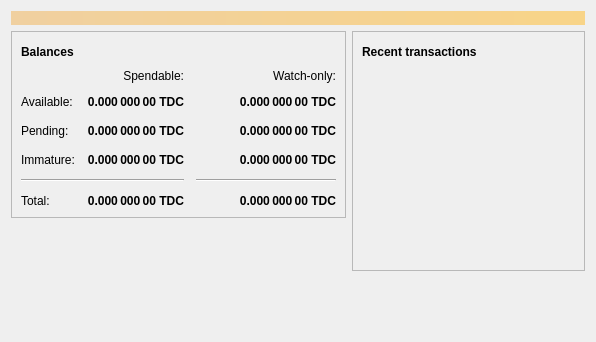
<?xml version="1.0" encoding="UTF-8"?>
<ui version="4.0">
 <class>OverviewPage</class>
 <widget class="QWidget" name="OverviewPage">
  <property name="geometry">
   <rect>
    <x>0</x>
    <y>0</y>
    <width>596</width>
    <height>342</height>
   </rect>
  </property>
  <property name="windowTitle">
   <string>Form</string>
  </property>
  <layout class="QVBoxLayout" name="topLayout">
   <item>
    <widget class="QLabel" name="labelAlerts">
     <property name="visible">
      <bool>false</bool>
     </property>
     <property name="styleSheet">
      <string notr="true">QLabel { background-color: qlineargradient(x1: 0, y1: 0, x2: 1, y2: 0, stop:0 #F0D0A0, stop:1 #F8D488); color:#000000; }</string>
     </property>
     <property name="wordWrap">
      <bool>true</bool>
     </property>
     <property name="margin">
      <number>3</number>
     </property>
     <property name="textInteractionFlags">
      <set>Qt::TextSelectableByMouse</set>
     </property>
    </widget>
   </item>
   <item>
    <layout class="QHBoxLayout" name="horizontalLayout" stretch="1,1">
     <item>
      <layout class="QVBoxLayout" name="verticalLayout_2">
       <item>
        <widget class="QFrame" name="frame">
         <property name="frameShape">
          <enum>QFrame::StyledPanel</enum>
         </property>
         <property name="frameShadow">
          <enum>QFrame::Raised</enum>
         </property>
         <layout class="QVBoxLayout" name="verticalLayout_4">
          <item>
           <layout class="QHBoxLayout" name="horizontalLayout_4">
            <item>
             <widget class="QLabel" name="label_5">
              <property name="font">
               <font>
                <weight>75</weight>
                <bold>true</bold>
               </font>
              </property>
              <property name="text">
               <string>Balances</string>
              </property>
             </widget>
            </item>
            <item>
             <widget class="QPushButton" name="labelWalletStatus">
              <property name="enabled">
               <bool>true</bool>
              </property>
              <property name="maximumSize">
               <size>
                <width>30</width>
                <height>16777215</height>
               </size>
              </property>
              <property name="toolTip">
               <string>The displayed information may be out of date. Your wallet automatically synchronizes with the Tidecoin network after a connection is established, but this process has not completed yet.</string>
              </property>
              <property name="text">
               <string/>
              </property>
              <property name="icon">
               <iconset resource="../bitcoin.qrc">
                <normaloff>:/icons/warning</normaloff>
                <disabledoff>:/icons/warning</disabledoff>:/icons/warning</iconset>
              </property>
              <property name="iconSize">
               <size>
                <width>24</width>
                <height>24</height>
               </size>
              </property>
              <property name="flat">
               <bool>true</bool>
              </property>
             </widget>
            </item>
            <item>
             <spacer name="horizontalSpacer_3">
              <property name="orientation">
               <enum>Qt::Horizontal</enum>
              </property>
              <property name="sizeHint" stdset="0">
               <size>
                <width>40</width>
                <height>20</height>
               </size>
              </property>
             </spacer>
            </item>
           </layout>
          </item>
          <item>
           <layout class="QGridLayout" name="gridLayout">
            <property name="spacing">
             <number>12</number>
            </property>
            <item row="2" column="2">
             <widget class="QLabel" name="labelWatchPending">
              <property name="font">
               <font>
                <weight>75</weight>
                <bold>true</bold>
               </font>
              </property>
              <property name="cursor">
               <cursorShape>IBeamCursor</cursorShape>
              </property>
              <property name="toolTip">
               <string>Unconfirmed transactions to watch-only addresses</string>
              </property>
              <property name="text">
               <string notr="true">0.000 000 00 TDC</string>
              </property>
              <property name="alignment">
               <set>Qt::AlignRight|Qt::AlignTrailing|Qt::AlignVCenter</set>
              </property>
              <property name="textInteractionFlags">
               <set>Qt::LinksAccessibleByMouse|Qt::TextSelectableByKeyboard|Qt::TextSelectableByMouse</set>
              </property>
             </widget>
            </item>
            <item row="2" column="1">
             <widget class="QLabel" name="labelUnconfirmed">
              <property name="font">
               <font>
                <weight>75</weight>
                <bold>true</bold>
               </font>
              </property>
              <property name="cursor">
               <cursorShape>IBeamCursor</cursorShape>
              </property>
              <property name="toolTip">
               <string>Total of transactions that have yet to be confirmed, and do not yet count toward the spendable balance</string>
              </property>
              <property name="text">
               <string notr="true">0.000 000 00 TDC</string>
              </property>
              <property name="alignment">
               <set>Qt::AlignRight|Qt::AlignTrailing|Qt::AlignVCenter</set>
              </property>
              <property name="textInteractionFlags">
               <set>Qt::LinksAccessibleByMouse|Qt::TextSelectableByKeyboard|Qt::TextSelectableByMouse</set>
              </property>
             </widget>
            </item>
            <item row="3" column="2">
             <widget class="QLabel" name="labelWatchImmature">
              <property name="font">
               <font>
                <weight>75</weight>
                <bold>true</bold>
               </font>
              </property>
              <property name="cursor">
               <cursorShape>IBeamCursor</cursorShape>
              </property>
              <property name="toolTip">
               <string>Mined balance in watch-only addresses that has not yet matured</string>
              </property>
              <property name="text">
               <string notr="true">0.000 000 00 TDC</string>
              </property>
              <property name="alignment">
               <set>Qt::AlignRight|Qt::AlignTrailing|Qt::AlignVCenter</set>
              </property>
              <property name="textInteractionFlags">
               <set>Qt::LinksAccessibleByMouse|Qt::TextSelectableByKeyboard|Qt::TextSelectableByMouse</set>
              </property>
             </widget>
            </item>
            <item row="4" column="0" colspan="2">
             <widget class="Line" name="line">
              <property name="orientation">
               <enum>Qt::Horizontal</enum>
              </property>
             </widget>
            </item>
            <item row="4" column="2">
             <widget class="Line" name="lineWatchBalance">
              <property name="sizePolicy">
               <sizepolicy hsizetype="Preferred" vsizetype="Fixed">
                <horstretch>0</horstretch>
                <verstretch>0</verstretch>
               </sizepolicy>
              </property>
              <property name="minimumSize">
               <size>
                <width>140</width>
                <height>0</height>
               </size>
              </property>
              <property name="orientation">
               <enum>Qt::Horizontal</enum>
              </property>
             </widget>
            </item>
            <item row="5" column="0">
             <widget class="QLabel" name="labelTotalText">
              <property name="text">
               <string>Total:</string>
              </property>
             </widget>
            </item>
            <item row="3" column="1">
             <widget class="QLabel" name="labelImmature">
              <property name="font">
               <font>
                <weight>75</weight>
                <bold>true</bold>
               </font>
              </property>
              <property name="cursor">
               <cursorShape>IBeamCursor</cursorShape>
              </property>
              <property name="toolTip">
               <string>Mined balance that has not yet matured</string>
              </property>
              <property name="text">
               <string notr="true">0.000 000 00 TDC</string>
              </property>
              <property name="alignment">
               <set>Qt::AlignRight|Qt::AlignTrailing|Qt::AlignVCenter</set>
              </property>
              <property name="textInteractionFlags">
               <set>Qt::LinksAccessibleByMouse|Qt::TextSelectableByKeyboard|Qt::TextSelectableByMouse</set>
              </property>
             </widget>
            </item>
            <item row="2" column="3">
             <spacer name="horizontalSpacer_2">
              <property name="orientation">
               <enum>Qt::Horizontal</enum>
              </property>
              <property name="sizeHint" stdset="0">
               <size>
                <width>40</width>
                <height>20</height>
               </size>
              </property>
             </spacer>
            </item>
            <item row="3" column="0">
             <widget class="QLabel" name="labelImmatureText">
              <property name="text">
               <string>Immature:</string>
              </property>
             </widget>
            </item>
            <item row="5" column="1">
             <widget class="QLabel" name="labelTotal">
              <property name="font">
               <font>
                <weight>75</weight>
                <bold>true</bold>
               </font>
              </property>
              <property name="cursor">
               <cursorShape>IBeamCursor</cursorShape>
              </property>
              <property name="toolTip">
               <string>Your current total balance</string>
              </property>
              <property name="text">
               <string notr="true">0.000 000 00 TDC</string>
              </property>
              <property name="alignment">
               <set>Qt::AlignRight|Qt::AlignTrailing|Qt::AlignVCenter</set>
              </property>
              <property name="textInteractionFlags">
               <set>Qt::LinksAccessibleByMouse|Qt::TextSelectableByKeyboard|Qt::TextSelectableByMouse</set>
              </property>
             </widget>
            </item>
            <item row="5" column="2">
             <widget class="QLabel" name="labelWatchTotal">
              <property name="font">
               <font>
                <weight>75</weight>
                <bold>true</bold>
               </font>
              </property>
              <property name="cursor">
               <cursorShape>IBeamCursor</cursorShape>
              </property>
              <property name="toolTip">
               <string>Current total balance in watch-only addresses</string>
              </property>
              <property name="text">
               <string notr="true">0.000 000 00 TDC</string>
              </property>
              <property name="alignment">
               <set>Qt::AlignRight|Qt::AlignTrailing|Qt::AlignVCenter</set>
              </property>
              <property name="textInteractionFlags">
               <set>Qt::LinksAccessibleByMouse|Qt::TextSelectableByKeyboard|Qt::TextSelectableByMouse</set>
              </property>
             </widget>
            </item>
            <item row="0" column="2">
             <widget class="QLabel" name="labelWatchonly">
              <property name="text">
               <string>Watch-only:</string>
              </property>
              <property name="alignment">
               <set>Qt::AlignRight|Qt::AlignTrailing|Qt::AlignVCenter</set>
              </property>
             </widget>
            </item>
            <item row="1" column="0">
             <widget class="QLabel" name="labelBalanceText">
              <property name="text">
               <string>Available:</string>
              </property>
             </widget>
            </item>
            <item row="1" column="1">
             <widget class="QLabel" name="labelBalance">
              <property name="font">
               <font>
                <weight>75</weight>
                <bold>true</bold>
               </font>
              </property>
              <property name="cursor">
               <cursorShape>IBeamCursor</cursorShape>
              </property>
              <property name="toolTip">
               <string>Your current spendable balance</string>
              </property>
              <property name="text">
               <string notr="true">0.000 000 00 TDC</string>
              </property>
              <property name="alignment">
               <set>Qt::AlignRight|Qt::AlignTrailing|Qt::AlignVCenter</set>
              </property>
              <property name="textInteractionFlags">
               <set>Qt::LinksAccessibleByMouse|Qt::TextSelectableByKeyboard|Qt::TextSelectableByMouse</set>
              </property>
             </widget>
            </item>
            <item row="1" column="2">
             <widget class="QLabel" name="labelWatchAvailable">
              <property name="font">
               <font>
                <weight>75</weight>
                <bold>true</bold>
               </font>
              </property>
              <property name="cursor">
               <cursorShape>IBeamCursor</cursorShape>
              </property>
              <property name="toolTip">
               <string>Your current balance in watch-only addresses</string>
              </property>
              <property name="text">
               <string notr="true">0.000 000 00 TDC</string>
              </property>
              <property name="alignment">
               <set>Qt::AlignRight|Qt::AlignTrailing|Qt::AlignVCenter</set>
              </property>
              <property name="textInteractionFlags">
               <set>Qt::LinksAccessibleByMouse|Qt::TextSelectableByKeyboard|Qt::TextSelectableByMouse</set>
              </property>
             </widget>
            </item>
            <item row="2" column="0">
             <widget class="QLabel" name="labelPendingText">
              <property name="text">
               <string>Pending:</string>
              </property>
             </widget>
            </item>
            <item row="0" column="1">
             <widget class="QLabel" name="labelSpendable">
              <property name="text">
               <string>Spendable:</string>
              </property>
              <property name="alignment">
               <set>Qt::AlignRight|Qt::AlignTrailing|Qt::AlignVCenter</set>
              </property>
             </widget>
            </item>
           </layout>
          </item>
         </layout>
        </widget>
       </item>
       <item>
        <spacer name="verticalSpacer">
         <property name="orientation">
          <enum>Qt::Vertical</enum>
         </property>
         <property name="sizeHint" stdset="0">
          <size>
           <width>20</width>
           <height>40</height>
          </size>
         </property>
        </spacer>
       </item>
      </layout>
     </item>
     <item>
      <layout class="QVBoxLayout" name="verticalLayout_3">
       <item>
        <widget class="QFrame" name="frame_2">
         <property name="frameShape">
          <enum>QFrame::StyledPanel</enum>
         </property>
         <property name="frameShadow">
          <enum>QFrame::Raised</enum>
         </property>
         <layout class="QVBoxLayout" name="verticalLayout">
          <item>
           <layout class="QHBoxLayout" name="horizontalLayout_2">
            <item>
             <widget class="QLabel" name="label_4">
              <property name="font">
               <font>
                <weight>75</weight>
                <bold>true</bold>
               </font>
              </property>
              <property name="text">
               <string>Recent transactions</string>
              </property>
             </widget>
            </item>
            <item>
             <widget class="QPushButton" name="labelTransactionsStatus">
              <property name="enabled">
               <bool>true</bool>
              </property>
              <property name="maximumSize">
               <size>
                <width>30</width>
                <height>16777215</height>
               </size>
              </property>
              <property name="toolTip">
               <string>The displayed information may be out of date. Your wallet automatically synchronizes with the Tidecoin network after a connection is established, but this process has not completed yet.</string>
              </property>
              <property name="text">
               <string/>
              </property>
              <property name="icon">
               <iconset resource="../bitcoin.qrc">
                <normaloff>:/icons/warning</normaloff>
                <disabledoff>:/icons/warning</disabledoff>:/icons/warning</iconset>
              </property>
              <property name="iconSize">
               <size>
                <width>24</width>
                <height>24</height>
               </size>
              </property>
              <property name="flat">
               <bool>true</bool>
              </property>
             </widget>
            </item>
            <item>
             <spacer name="horizontalSpacer">
              <property name="orientation">
               <enum>Qt::Horizontal</enum>
              </property>
              <property name="sizeHint" stdset="0">
               <size>
                <width>40</width>
                <height>20</height>
               </size>
              </property>
             </spacer>
            </item>
           </layout>
          </item>
          <item>
           <widget class="QListView" name="listTransactions">
            <property name="styleSheet">
             <string notr="true">QListView { background: transparent; }</string>
            </property>
            <property name="frameShape">
             <enum>QFrame::NoFrame</enum>
            </property>
            <property name="verticalScrollBarPolicy">
             <enum>Qt::ScrollBarAlwaysOff</enum>
            </property>
            <property name="horizontalScrollBarPolicy">
             <enum>Qt::ScrollBarAlwaysOff</enum>
            </property>
            <property name="selectionMode">
             <enum>QAbstractItemView::NoSelection</enum>
            </property>
           </widget>
          </item>
         </layout>
        </widget>
       </item>
       <item>
        <spacer name="verticalSpacer_2">
         <property name="orientation">
          <enum>Qt::Vertical</enum>
         </property>
         <property name="sizeHint" stdset="0">
          <size>
           <width>20</width>
           <height>40</height>
          </size>
         </property>
        </spacer>
       </item>
      </layout>
     </item>
    </layout>
   </item>
  </layout>
 </widget>
 <resources/>
 <connections/>
</ui>
